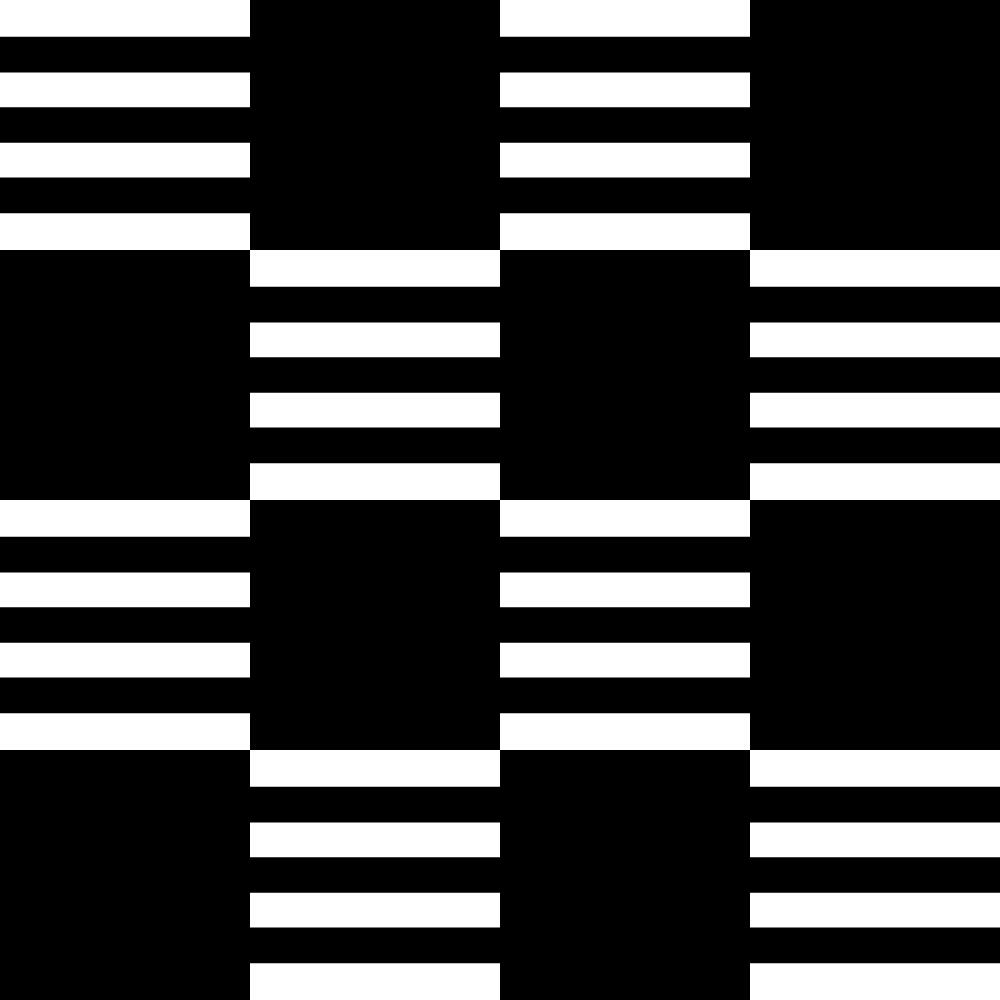
Frame 1 (no input)
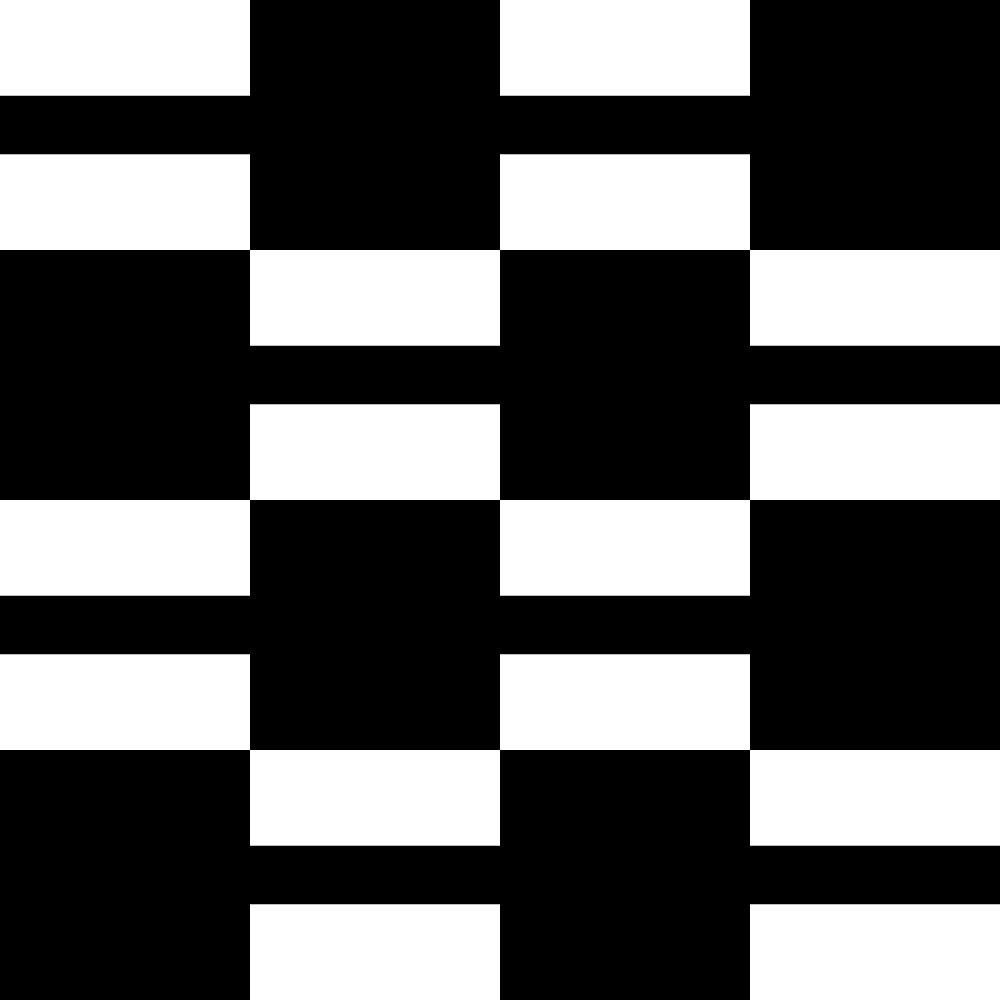
Frame 60 (no input)
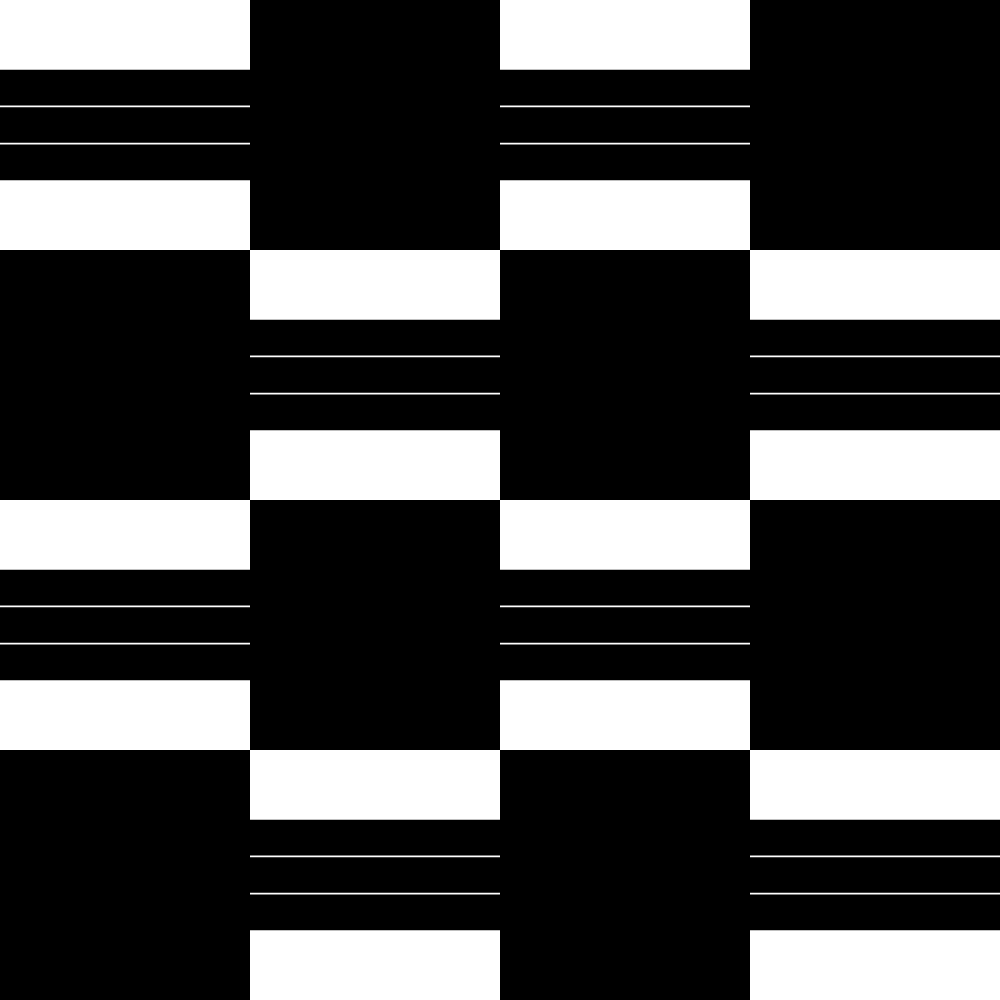
Frame 120 (the mouse pressed at the canvas centre since frame 60)

The p5.js sketch that drew these frames (run headless with seeded random() and noise() and a simulated clock; from frame 60 on, the mouse is pressed at the canvas centre):

// p5.js sketch
// ── sketch.js
const numCol = 4;
const numStripeMin = 5;
const numStripeMax = 6;

class Stripe {
  constructor({ x, y: { origin, target }, width, heigth }) {
    this.x = x;
    this.y = { origin, target, current: origin };
    this.width = width;
    this.heigth = heigth;
    this.direction = origin > target ? -1 : 1;
    this.pause = 0;
  }
  tick() {
    if (
      (this.direction == 1 && this.y.current < this.y.target) ||
      (this.direction == -1 && this.y.target < this.y.current)
    ) {
      this.y.current = this.y.current + this.direction;
    } else {
      this.pause++;

      if (this.pause >= 10) {
        this.pause = 0;
        this.direction = -1 * this.direction;

        const tempY = this.y.target;
        this.y.target = this.y.origin;
        this.y.origin = tempY;
      }
    }
  }
  draw() {
    rect(this.x, this.y.current, this.width, this.heigth);
  }
}

function generateStripes(x, y, width) {
  const heigth = width / 7;

  //position de la stripe du centre
  const centerStripeY = {
    origin: y + width / 2,
    target: y + width / 2,
  };

  //la position des stripes est relative à leur centre
  const centeredX = x + width / 2;

  return [
    new Stripe({
      x: centeredX,
      y: {
        target: centerStripeY.origin,
        origin: centerStripeY.origin - 2 * heigth,
      },
      width,
      heigth,
    }),
    new Stripe({
      x: centeredX,
      y: centerStripeY,
      width,
      heigth,
    }),
    new Stripe({
      x: centeredX,
      y: {
        target: centerStripeY.origin,
        origin: centerStripeY.origin + 2 * heigth,
      },
      width,
      heigth,
    }),
  ];
}

let stripes = [];

function setup() {
  const width = windowHeight / numCol;
  rectMode(CENTER);
  createCanvas(windowHeight, windowHeight);
  frameRate(52);
  noStroke();

  for (let y = 0; y <= numCol; y++) {
    for (let x = 0; x <= numCol; x++) {
      const offset = x % 2;
      if ((offset + y - 1) % 2) {
        console.log(!((offset + y) % 2));
        stripes = [...stripes, ...generateStripes(x * width, y * width, width)];
      }
    }
  }
}

let numStripe = numStripeMin;
let direction = 1;

function draw() {
  background('white');
  fill('black');

  const width = windowHeight / numCol;

  numStripe = numStripe + 2 * direction;

  if (numStripe > numStripeMax) {
    direction = -1;
  } else if (numStripe < numStripeMin) {
    direction = 1;
  }

  for (let y = 0; y <= numCol; y++) {
    for (let x = 0; x <= numCol; x++) {
      const offset = x % 2;
      if ((offset + y) % 2) {
        //les position sont relatives aux centre des rectangles. Il faut les décaler de la moitié de la largeur (width)
        //rect(x * width + 0.5 * width, y * width + 0.5 * width, width, width);

        rect((x + 0.5) * width, (y + 0.5) * width, width, width);
      }
    }
  }

  stripes.forEach((stripe) => {
    stripe.tick();
    stripe.draw();
  });
}
